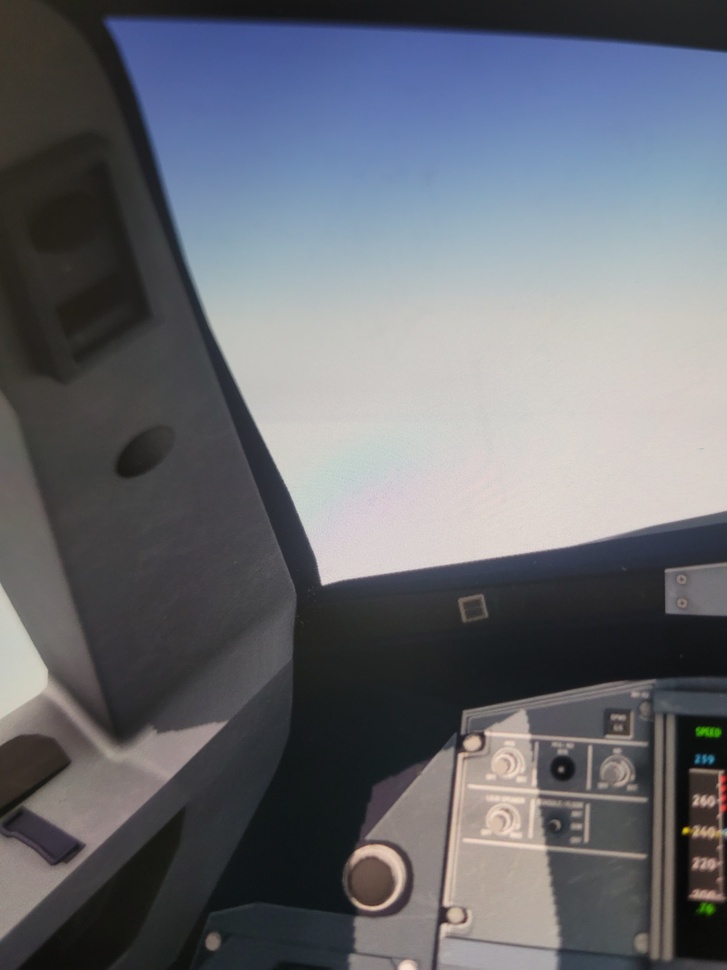
#> input picture Images/Image_1.jpeg, 727 x 970 px, shrunk from 3024 x 4032 before the run, found by its file name
$ jupyter execute imageStitching.ipynb
#> lines starting #> are read from the running program, lines starting #| are printed output that depends on the picture
Part 2: Create a stitched panorama from multiple overlapping images

[cell 1]
#importing requirements
import cv2
import numpy as np
import matplotlib.pyplot as plt

[cell 2]
#Function to detect Feature (Keypoint and descriptors)
def detect_features(image):
    """Detects keypoints and descriptors using SIFT"""
    sift = cv2.SIFT_create()
    keypoints, descriptors = sift.detectAndCompute(image, None)
    return keypoints, descriptors

[cell 3]
#Function to stitch image
def stitch_images(base_img, new_img, base_kp, base_des, new_kp, new_des, direction="right"):
    """Stitches two images using KNN-based feature matching and homography"""

    bf = cv2.BFMatcher(cv2.NORM_L2, crossCheck=False)

    # top 2 nearest matches
    matches = bf.knnMatch(new_des, base_des, k=2)

    good_matches = []
    for m, n in matches:
        if m.distance < 0.7 * n.distance:  # 0.7 - threshold
            good_matches.append(m)

    if len(good_matches) > 4:
        # matching keypoints
        src_pts = np.float32([new_kp[m.queryIdx].pt for m in good_matches]).reshape(
            -1, 1, 2
        )
        dst_pts = np.float32([base_kp[m.trainIdx].pt for m in good_matches]).reshape(
            -1, 1, 2
        )

        # homography matrix
        H, _ = cv2.findHomography(src_pts, dst_pts, cv2.RANSAC, 5.0)

        # output size
        height_base, width_base = base_img.shape[:2]
        height_new, width_new = new_img.shape[:2]

        # corners of the new image after transformation
        corners_new = np.float32(
            [[0, 0], [0, height_new], [width_new, height_new], [width_new, 0]]
        ).reshape(-1, 1, 2)
        warped_corners = cv2.perspectiveTransform(corners_new, H)

        # bounding box of the stitched result
        all_corners = np.vstack(
            (
                warped_corners,
                np.array(
                    [
                        [0, 0],
                        [0, height_base],
                        [width_base, height_base],
                        [width_base, 0],
                    ]
                ).reshape(-1, 1, 2),
            )
        )
        [x_min, y_min] = np.int32(all_corners.min(axis=0).ravel())
        [x_max, y_max] = np.int32(all_corners.max(axis=0).ravel())

        # adjust for negative coordinates
        translation_mat = np.array([[1, 0, -x_min], [0, 1, -y_min], [0, 0, 1]])

        # output size
        output_width = x_max - x_min
        output_height = y_max - y_min
        warped_img = cv2.warpPerspective(
            new_img, translation_mat @ H, (output_width, output_height)
        )

        # overlay base image correctly
        stitched = warped_img.copy()
        stitched[-y_min : height_base - y_min, -x_min : width_base - x_min] = base_img

        return stitched
    else:
        print(f"Not enough matches found for {direction} stitcher!")
        return base_img

[cell 4]
image_files = ["./images/Image_1.jpeg", "./images/Image_2.jpeg", "./images/Image_3.jpeg"]
images = [cv2.imread(img) for img in image_files]
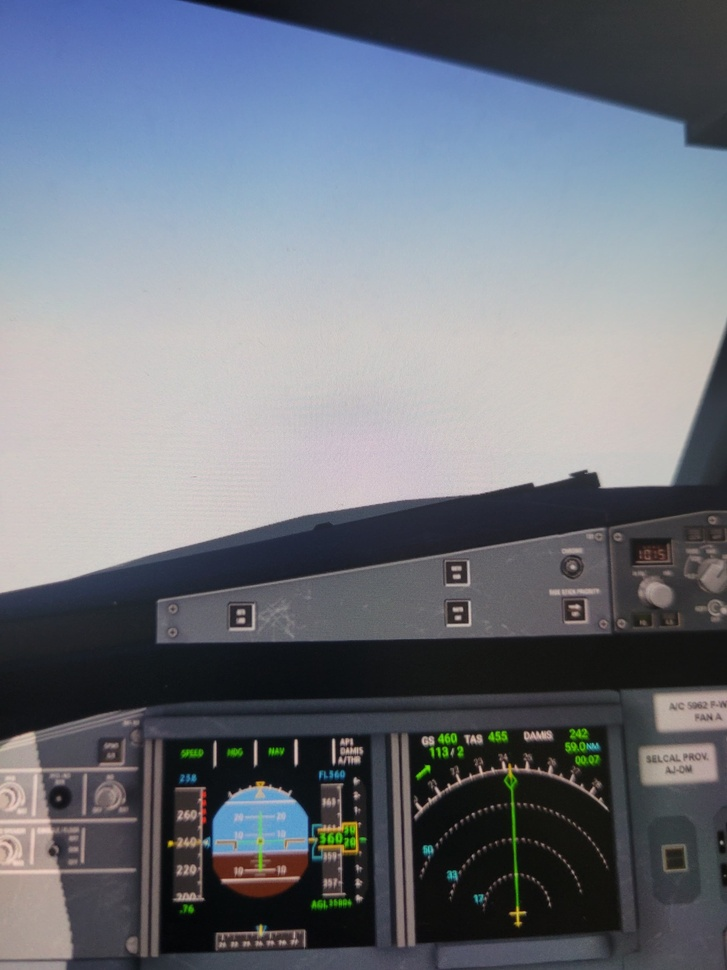
#> input picture Images/Image_2.jpeg, 727 x 970 px, shrunk from 3024 x 4032 before the run, found by its file name
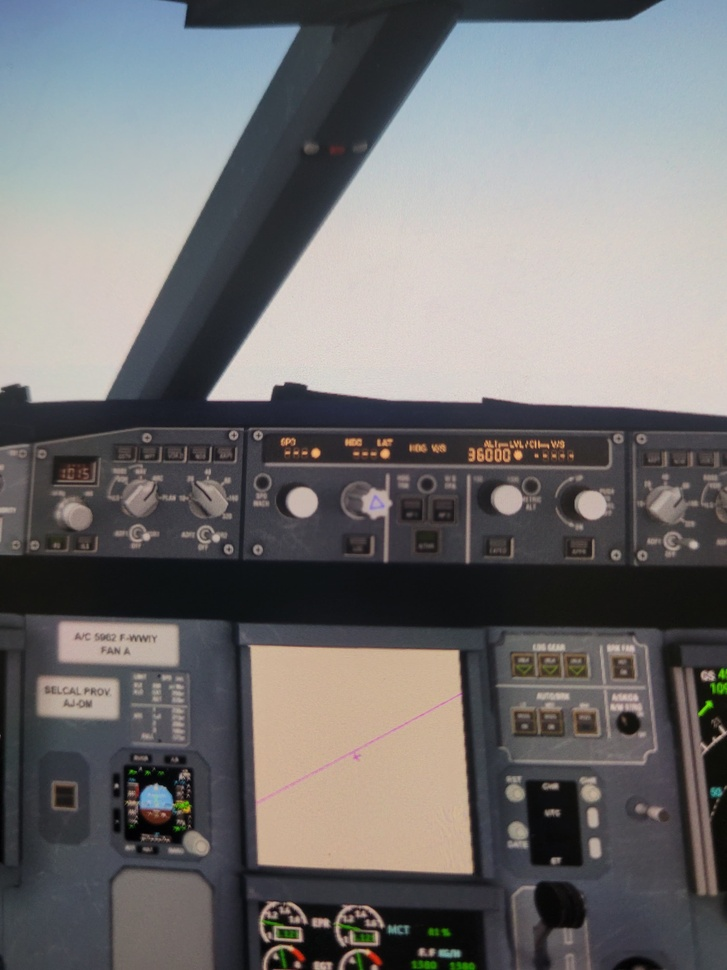
#> input picture Images/Image_3.jpeg, 727 x 970 px, shrunk from 3024 x 4032 before the run, found by its file name
#> images = 3 items

gray_images = [cv2.cvtColor(img, cv2.COLOR_BGR2GRAY) for img in images]
#> gray_images = 3 items

keypoints_descriptors = [detect_features(img) for img in gray_images]
#> in detect_features, `keypoints, descriptors = sift.detectAndCompute(image, None)`: keypoints = 448 keypoints; strongest (x, y, size): (685, 830, 4), (471, 743, 8.8), (361, 853, 8.8), (332, 570, 21.3)
#> in detect_features (call 2), `keypoints, descriptors = sift.detectAndCompute(image, None)`: keypoints = 1578 keypoints; strongest (x, y, size): (358, 898, 4.2), (356, 781, 4.2), (296, 742, 3.2), (296, 762, 3.3)
#> in detect_features (call 2), `keypoints, descriptors = sift.detectAndCompute(image, None)`:
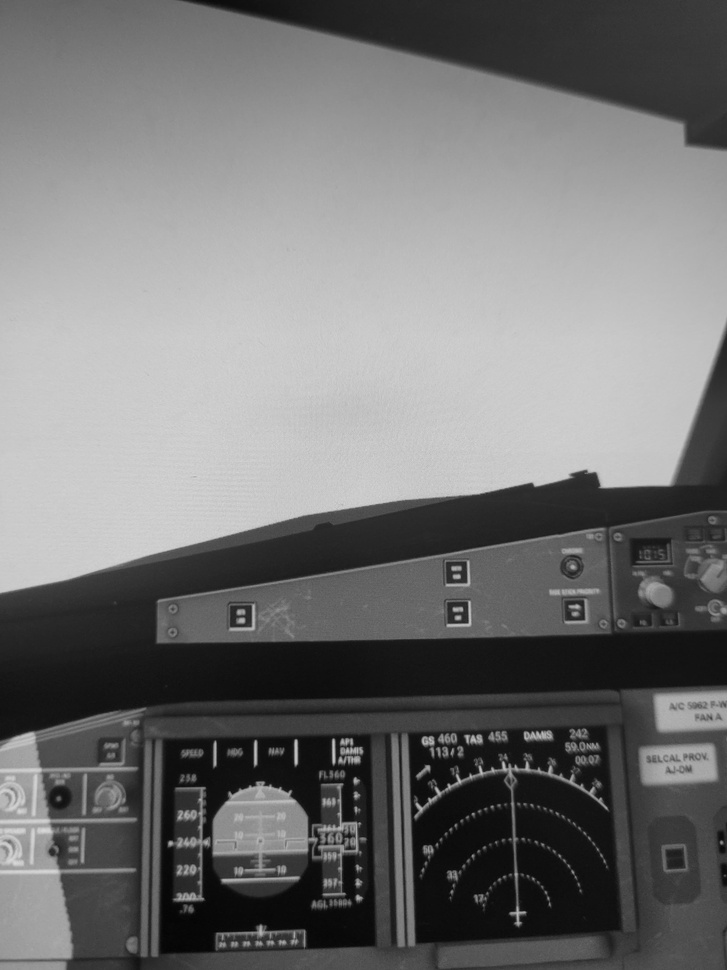
#> image: shape (970, 727); min 3, max 216, mean 116.1
#> in detect_features (call 3), `keypoints, descriptors = sift.detectAndCompute(image, None)`: keypoints = 1789 keypoints; strongest (x, y, size): (316, 453, 5.6), (303, 502, 18.9), (385, 454, 5.4), (246, 377, 36.6)
#> in detect_features (call 3), `keypoints, descriptors = sift.detectAndCompute(image, None)`:
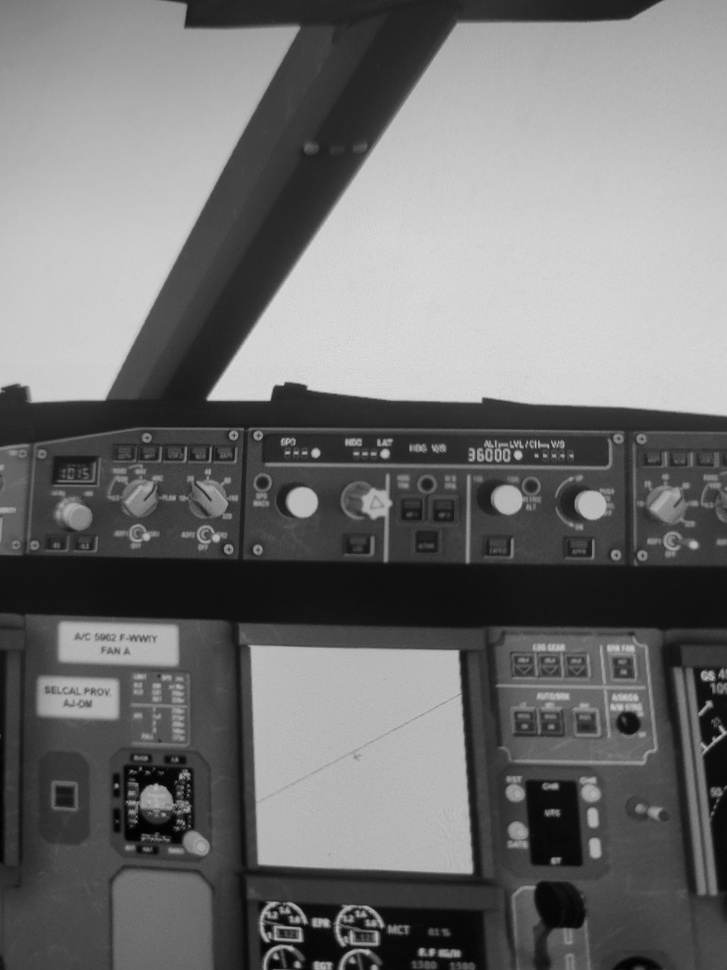
#> image: shape (970, 727); min 0, max 223, mean 113.1
#> keypoints_descriptors = 3 items

fig, axes = plt.subplots(1, len(images), figsize=(15, 5))

for i, (kp_des, img) in enumerate(zip(keypoints_descriptors, images)):
    kp, des = kp_des
    img_with_keypoints = cv2.drawKeypoints(img, kp, None)

    axes[i].imshow(cv2.cvtColor(img_with_keypoints, cv2.COLOR_BGR2RGB))
    axes[i].set_title(f"Image {i+1}")
    axes[i].axis("off")
#> this loop made 3 passes
plt.show()
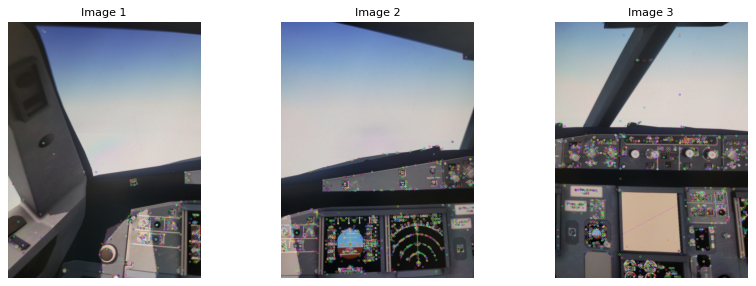
#> figure drawn by matplotlib, 3 panels

print("Loading Panorama")

base_img = images[1]
#> base_img is the input picture: shape (970, 727, 3); mean B, G, R 125.8, 116.6, 111.5
base_kp, base_des = keypoints_descriptors[1]
#> base_kp = 1578 keypoints; strongest (x, y, size): (358, 898, 4.2), (356, 781, 4.2), (296, 742, 3.2), (296, 762, 3.3)

# Left Stitcher: Stitch first image (left side)
left_stitched = stitch_images(
    images[1],
    images[0],
    base_kp,
    base_des,
    keypoints_descriptors[0][0],
    keypoints_descriptors[0][1],
    direction="left",
)
#> in stitch_images, `matches = bf.knnMatch(new_des, base_des, k=2)`: matches = 448 matches
#> after the loop in stitch_images, `for m, n in matches:`: good_matches = 110 matches
#> in stitch_images, `src_pts = np.float32([new_kp[m.queryIdx].pt for m in good_matches]).re..`: src_pts = 110 rows, first 8: [467, 840.1], [472, 786.2], [472, 786.2], [472.2, 607], [501, 816.7], [501, 816.7], [506.7, 838.4], [510.1, 775]
#> in stitch_images, `dst_pts = np.float32([base_kp[m.trainIdx].pt for m in good_matches]).r..`: dst_pts = 110 rows, first 8: [295.8, 742.2], [295.8, 742.2], [295.8, 742.2], [116.4, 709.1], [4.42, 847.6], [4.42, 847.6], [10.64, 866.8], [11.3, 807.9]
#> in stitch_images, `H, _ = cv2.findHomography(src_pts, dst_pts, cv2.RANSAC, 5.0)`: H = [[1.31, 0.0345, -681.4], [0.0898, 1.56, -133.8], [0.000258, 0.000334, 1]]
#> in stitch_images, `warped_corners = cv2.perspectiveTransform(corners_new, H)`: warped_corners = [[-681.4, -133.8], [-489.5, 1044.5], [203.3, 958.1], [230.5, -57.73]]
#> in stitch_images, `all_corners = np.vstack( ( warped_corners, np.array( [ [0, 0], [0, hei..`: all_corners = [[-681.4, -133.8], [-489.5, 1044.5], [203.3, 958.1], [230.5, -57.73], [0, 0], [0, 970], [727, 970], [727, 0]]
#> in stitch_images, `[x_min, y_min] = np.int32(all_corners.min(axis=0).ravel())`: x_min = -681; y_min = -133
#> in stitch_images, `[x_max, y_max] = np.int32(all_corners.max(axis=0).ravel())`: x_max = 727; y_max = 1044
#> in stitch_images, `translation_mat = np.array([[1, 0, -x_min], [0, 1, -y_min], [0, 0, 1]])`: translation_mat = [[1, 0, 681], [0, 1, 133], [0, 0, 1]]
#> in stitch_images, `output_width = x_max - x_min`: output_width = 1408
#> in stitch_images, `output_height = y_max - y_min`: output_height = 1177
#> in stitch_images, new_img is the input picture: shape (970, 727, 3); mean B, G, R 113.2, 106.3, 103.6
#> in stitch_images, `stitched[-y_min : height_base - y_min, -x_min : width_base - x_min] = ..`:
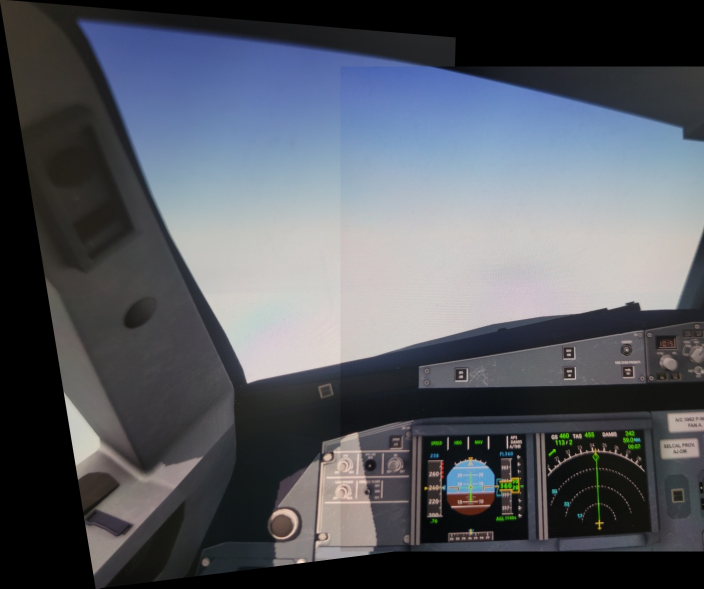
#> stitched: shape (1177, 1408, 3) (shown at 1/2 size); mean B, G, R 95.9, 88.3, 84.6

# updating keypoints and descriptors for left-stitched image**
left_kp, left_des = detect_features(left_stitched)
#> in detect_features (call 4), `keypoints, descriptors = sift.detectAndCompute(image, None)`: keypoints = 1741 keypoints; strongest (x, y, size): (601, 1123, 6.8), (173, 889, 51.5), (1039, 1031, 4.2), (1037, 914, 4.2)
#> left_kp has the same summary as keypoints in detect_features

# Right Stitcher: Stitch third image (right side) using updated keypoints
final_stitched = stitch_images(
    left_stitched,
    images[2],
    left_kp,
    left_des,
    keypoints_descriptors[2][0],
    keypoints_descriptors[2][1],
    direction="right",
)
#> call 2 of stitch_images, with direction = 'right'
#> in stitch_images (call 2), `matches = bf.knnMatch(new_des, base_des, k=2)`: matches = 1789 matches
#> after the loop in stitch_images (call 2), `for m, n in matches:`: good_matches = 115 matches
#> in stitch_images (call 2), `src_pts = np.float32([new_kp[m.queryIdx].pt for m in good_matches]).re..`: src_pts = 115 rows, first 8: [3.59, 388.5], [10.71, 788], [10.83, 846.6], [10.95, 813], [22.56, 383.4], [24.5, 544.1], [27.41, 698.4], [27.51, 551.4]
#> in stitch_images (call 2), `dst_pts = np.float32([base_kp[m.trainIdx].pt for m in good_matches]).r..`: dst_pts = 115 rows, first 8: [1253.5, 607.3], [1120.9, 832.3], [1120.9, 832.3], [1120.9, 832.3], [1271.5, 603.1], [1293.8, 756.3], [1312.3, 902], [1296.5, 762.3]
#> in stitch_images (call 2), `H, _ = cv2.findHomography(src_pts, dst_pts, cv2.RANSAC, 5.0)`: H = [[1.44, 0.108, 1210.8], [0.223, 0.964, 233.5], [0.000358, 1.32e-06, 1]]
#> in stitch_images (call 2), `warped_corners = cv2.perspectiveTransform(corners_new, H)`: warped_corners = [[1210.8, 233.5], [1314.3, 1166.6], [1871.9, 1054.1], [1790.3, 313.7]]
#> in stitch_images (call 2), `all_corners = np.vstack( ( warped_corners, np.array( [ [0, 0], [0, hei..`: all_corners = [[1210.8, 233.5], [1314.3, 1166.6], [1871.9, 1054.1], [1790.3, 313.7], [0, 0], [0, 1177], [1408, 1177], [1408, 0]]
#> in stitch_images (call 2), `[x_min, y_min] = np.int32(all_corners.min(axis=0).ravel())`: x_min = 0
#> in stitch_images (call 2), `[x_max, y_max] = np.int32(all_corners.max(axis=0).ravel())`: x_max = 1871; y_max = 1177
#> in stitch_images (call 2), `translation_mat = np.array([[1, 0, -x_min], [0, 1, -y_min], [0, 0, 1]])`: translation_mat = [[1, 0, 0], [0, 1, 0], [0, 0, 1]]
#> in stitch_images (call 2), `output_width = x_max - x_min`: output_width = 1871
#> in stitch_images (call 2), `warped_img = cv2.warpPerspective( new_img, translation_mat @ H, (outpu..`:
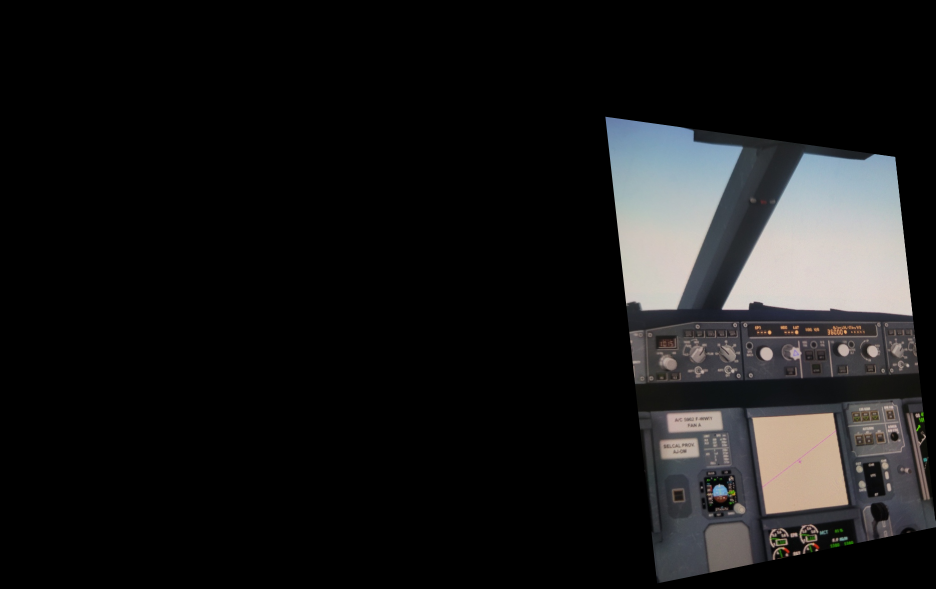
#> warped_img: shape (1177, 1871, 3) (shown at 1/2 size); mean B, G, R 24.4, 24.2, 24.4
#> in stitch_images, new_img is the input picture: shape (970, 727, 3); mean B, G, R 113.2, 112.7, 113.9
#> in stitch_images (call 2), `stitched[-y_min : height_base - y_min, -x_min : width_base - x_min] = ..`:
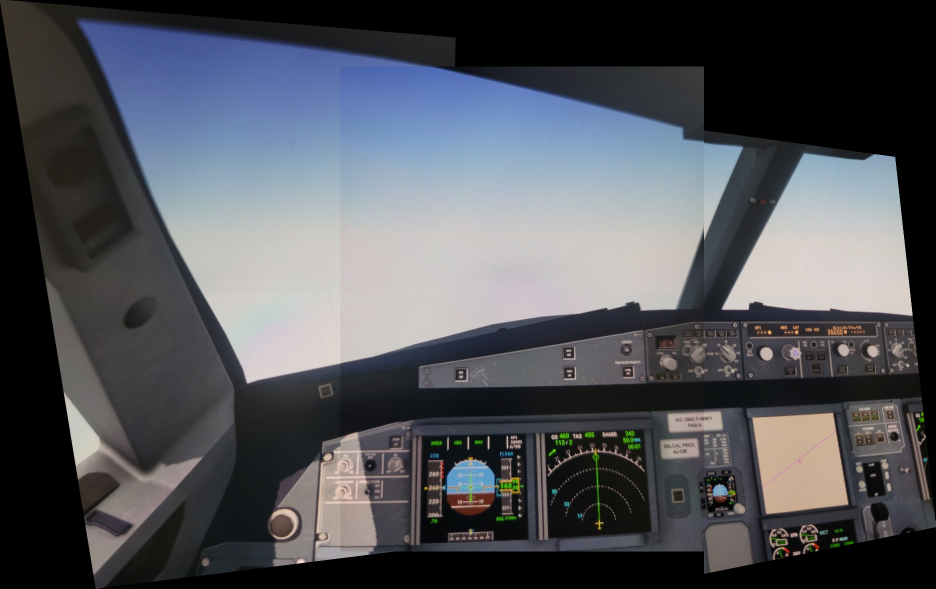
#> stitched: shape (1177, 1871, 3) (shown at 1/2 size); mean B, G, R 89.1, 83.4, 81.1

# Display final stitched panorama
plt.figure(figsize=(15, 5))
plt.imshow(cv2.cvtColor(final_stitched, cv2.COLOR_BGR2RGB))
plt.title("Final Stitched Panorama")
plt.axis("off")
plt.show()
